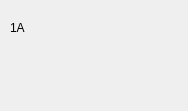
<?xml version="1.0" encoding="UTF-8"?>
<ui version="4.0">
 <class>MainWindow</class>
 <widget class="QMainWindow" name="MainWindow">
  <property name="geometry">
   <rect>
    <x>0</x>
    <y>0</y>
    <width>188</width>
    <height>111</height>
   </rect>
  </property>
  <property name="windowTitle">
   <string>MainWindow</string>
  </property>
  <widget class="QWidget" name="centralwidget">
   <widget class="caInclude" name="cainclude">
    <property name="geometry">
     <rect>
      <x>50</x>
      <y>10</y>
      <width>131</width>
      <height>91</height>
     </rect>
    </property>
    <property name="filename" stdset="0">
     <string notr="true">Level1B.ui</string>
    </property>
   </widget>
   <widget class="QLabel" name="label">
    <property name="geometry">
     <rect>
      <x>10</x>
      <y>20</y>
      <width>59</width>
      <height>16</height>
     </rect>
    </property>
    <property name="text">
     <string>1A</string>
    </property>
   </widget>
  </widget>
 </widget>
 <customwidgets>
  <customwidget>
   <class>caInclude</class>
   <extends>QWidget</extends>
   <header>caInclude</header>
  </customwidget>
 </customwidgets>
 <resources/>
 <connections/>
</ui>
